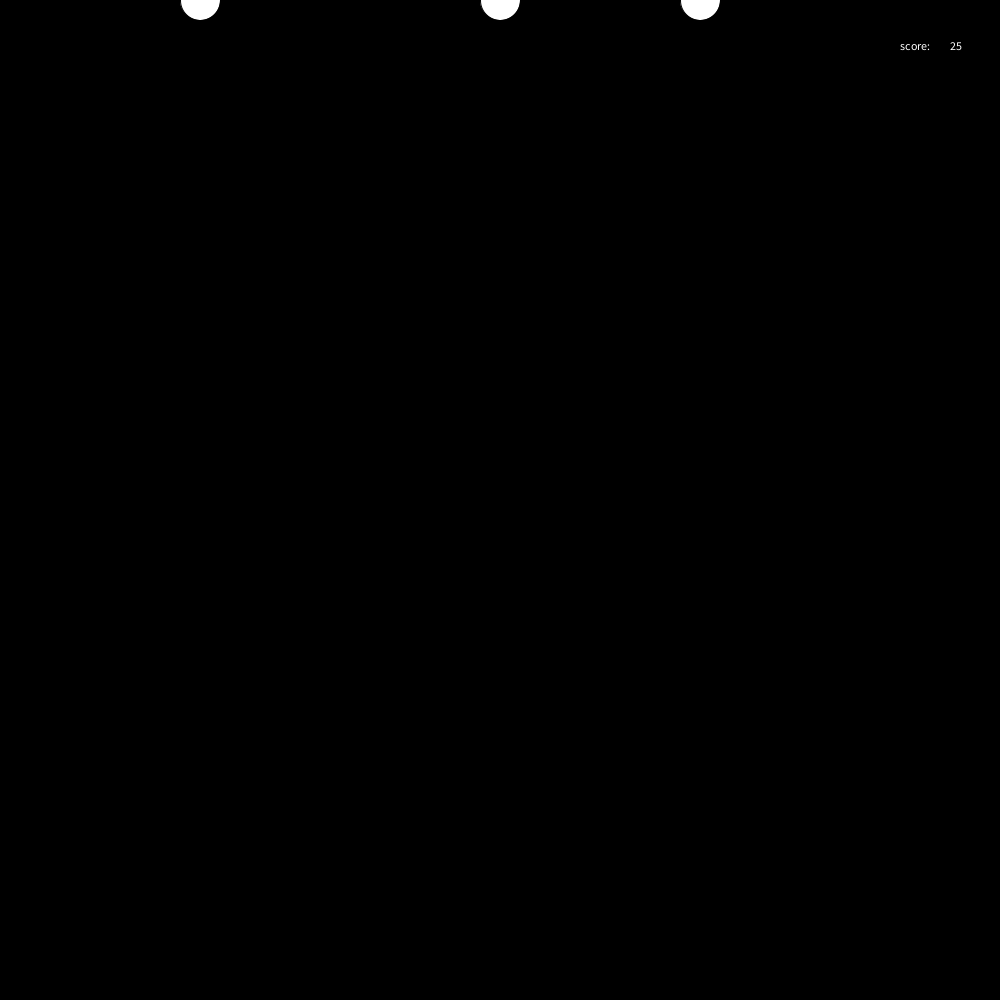
Frame 1 (no input)
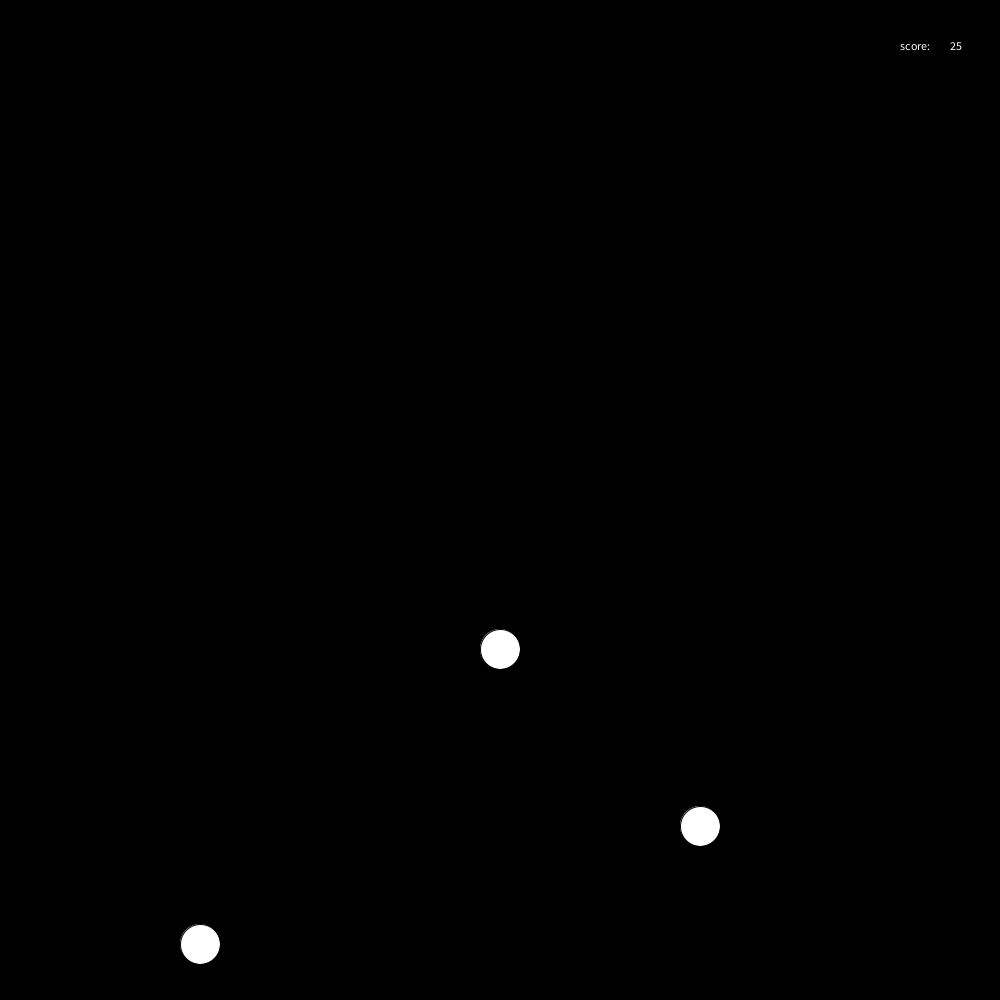
Frame 60 (the mouse pressed at the canvas centre just before this capture)
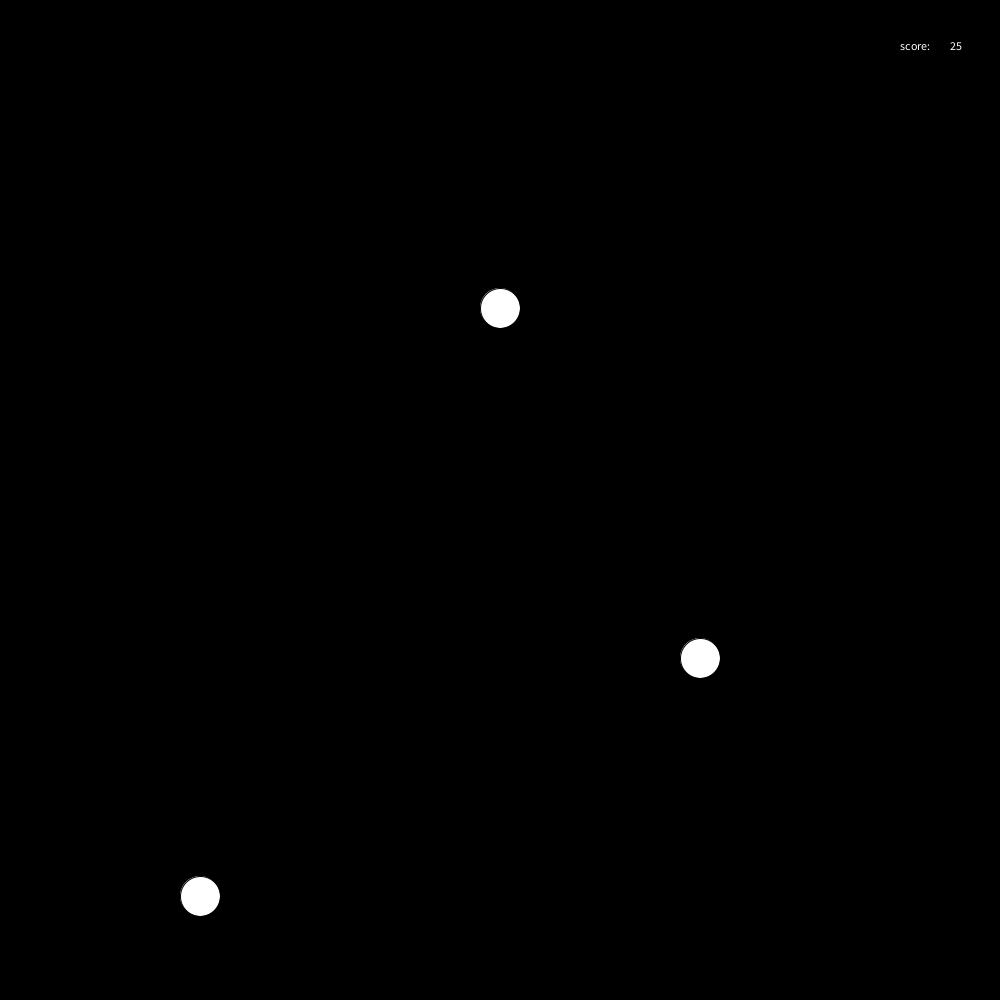
Frame 120 (the mouse held since frame 60 and released just before this capture)

The Processing sketch that drew these frames (run headless with seeded random() and noise(); from frame 60 on, the mouse is pressed at the canvas centre):

// Processing sketch: bridger_spamming
// ── bridger_spamming.pde
int ballS = 0;
int score = 25;
int ballA = 0;
int ballD = 0;


void setup ()
{
  size (1000,1000);
}

void draw ()
{
  background (0,0,0);
  ellipse (500, ballS, 40, 40);
  ellipse (200, ballA, 40, 40);
  ellipse (700, ballD, 40, 40);
  
  ballS = ballS + 11;
  
  ballA = ballA + 16;
  ballD = ballD + 14;
  if (ballS > 1000) 
  {
    ballS = 0;
  }
  if (ballA> 1000) 
  {
    ballA = 0;
  }
  if (ballD> 1000) 
  {
    ballD = 0;
  }
  
  text ("score:", 900, 50);
  text (score, 950, 50);
  
}

void keyPressed()
{
  if (key == 's' && ballS > 850)
  {
  score = score + 5;
  }
  
  if (key == 'a' && ballA > 850)
  {
  score = score + 10;
  }
  
  if (key == 'd' && ballD > 850)
  {
  score = score + 7;
  }
  
  
  if (keyCode == UP)
  {
   ballA = ballA + 10;
   ballS = ballS + 10;
   ballD = ballD + 10;
  }
}
